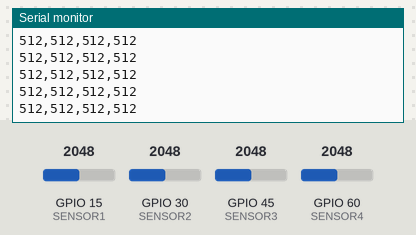
Bench run of a sketch on a simulated ESP32-S3. Parts: the last lines printed to the serial monitor. The inputs (shaded band) are chosen by the test bench; at power-on: GPIO 15 (SENSOR1) = 2048, GPIO 30 (SENSOR2) = 2048, GPIO 45 (SENSOR3) = 2048, GPIO 60 (SENSOR4) = 2048.

Above: at 1.2 s.
1.3 s: GPIO 15 (SENSOR1) set to 2866
At 1.9 s:
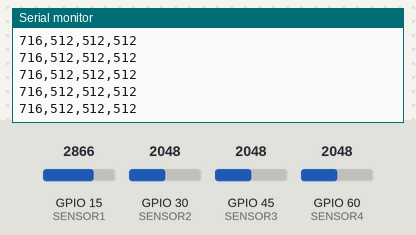
2.8 s: GPIO 30 (SENSOR2) set to 2866
At 3.9 s:
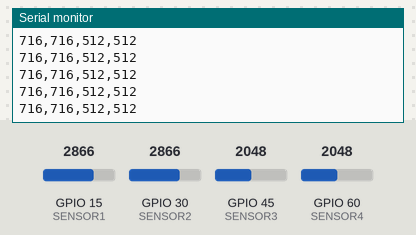
4.3 s: GPIO 45 (SENSOR3) set to 2866
At 5.1 s:
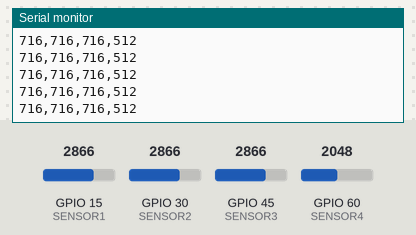
5.8 s: GPIO 60 (SENSOR4) set to 2866
At 6.7 s:
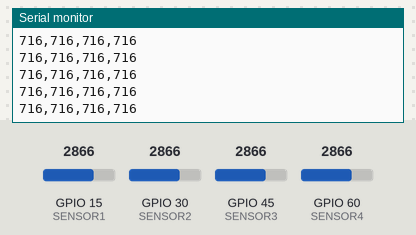
7.3 s: GPIO 15 (SENSOR1) set to 3972
At 8.4 s:
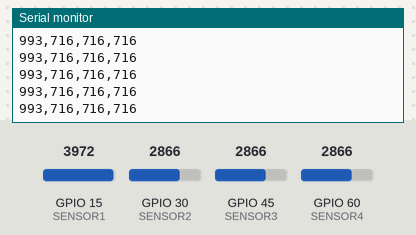
8.8 s: GPIO 30 (SENSOR2) set to 3972
At 9.9 s:
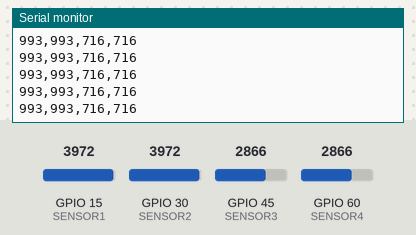
Timing chart, 0 to 11.3 s (numbered marks = the images above; inputs shaded):
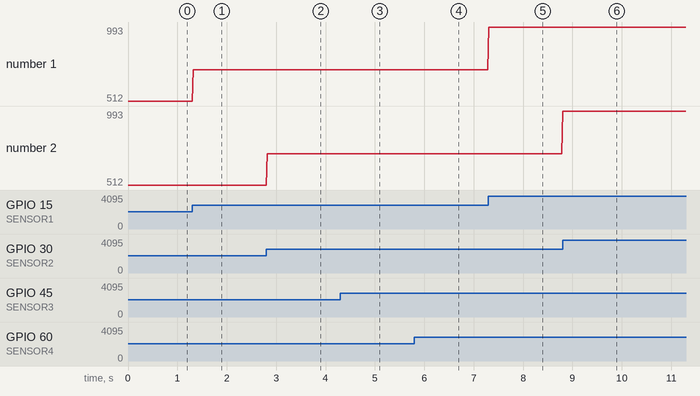

Measured:
- after the input at 1.3 s, the serial monitor: prints a new line at once (image 1)
- after the input at 2.8 s, the serial monitor: prints a new line at once (image 2)
- after the input at 4.3 s, the serial monitor: prints a new line at once (image 3)
- after the input at 5.8 s, the serial monitor: prints a new line at once (image 4)
- after the input at 7.3 s, the serial monitor: prints a new line at once (image 5)
- after the input at 8.8 s, the serial monitor: prints a new line at once (image 6)
- plotted number 1: 512 → 716 after the input at 1.3 s, 716 → 993 after the input at 7.3 s

The sketch:

Aydin__SS4.arduino.ino
```cpp
//Aydin_SS4

const int SENSOR1 = 15;
const int SENSOR2 = 30;
const int SENSOR3 = 45;
const int SENSOR4 = 60;


void setup() {
  Serial.begin(9600);

  pinMode(SENSOR1, INPUT);
  pinMode(SENSOR2, INPUT);
  pinMode(SENSOR3, INPUT);
  pinMode(SENSOR4, INPUT);
}

void loop() {
  // Read analog values (0–4095 on ESP32-S3)
  int v1 = analogRead(SENSOR1) / 4;  // scale to 0–1023
  int v2 = analogRead(SENSOR2) / 4;
  int v3 = analogRead(SENSOR3) / 4;
  int v4 = analogRead(SENSOR4) / 4;

  // Send as CSV string: "x,y,z,w\n"
  Serial.print(v1);
  Serial.print(",");
  Serial.print(v2);
  Serial.print(",");
  Serial.print(v3);
  Serial.print(",");
  Serial.println(v4);

  delay(20);  // ~50Hz update rate
}
```
